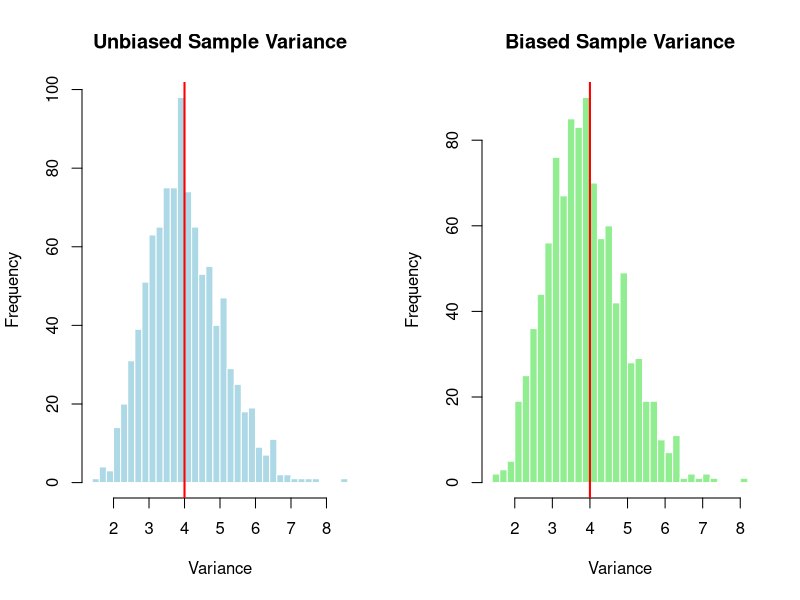

Write the R code that produced this figure.
# Parameters
mu <- 5
sigma <- 2
n <- 30
N_sim <- 1000

# Initialize vectors
sample_vars <- numeric(N_sim)
biased_vars <- numeric(N_sim)

# Simulation
set.seed(123)
for (i in 1:N_sim) {
  data <- rnorm(n, mean = mu, sd = sigma)
  sample_vars[i] <- var(data)  # Unbiased estimator (n-1 in denominator)
  biased_vars[i] <- sum((data - mean(data))^2) / n  # Biased estimator (n in denominator)
}

# Graphical Output
par(mfrow = c(1, 2))

# Histogram of unbiased variances
hist(sample_vars, breaks = 30, col = "lightblue", main = "Unbiased Sample Variance", xlab = "Variance", border = "white")
abline(v = sigma^2, col = "red", lwd = 2)

# Histogram of biased variances
hist(biased_vars, breaks = 30, col = "lightgreen", main = "Biased Sample Variance", xlab = "Variance", border = "white")
abline(v = sigma^2, col = "red", lwd = 2)

# Summary Statistics
cat("Mean of Unbiased Variances:", mean(sample_vars), "\n")
cat("Mean of Biased Variances:", mean(biased_vars), "\n")
cat("True Population Variance:", sigma^2, "\n")

# If you want to perform a z-test, you need to define group1 and group2
# Example:
# group1 <- rnorm(30, mean = 5, sd = 2)
# group2 <- rnorm(30, mean = 5, sd = 2)
# z_test_result <- z.test(group1, group2, sigma.x = sd(group1), sigma.y = sd(group2))
# print(z_test_result)